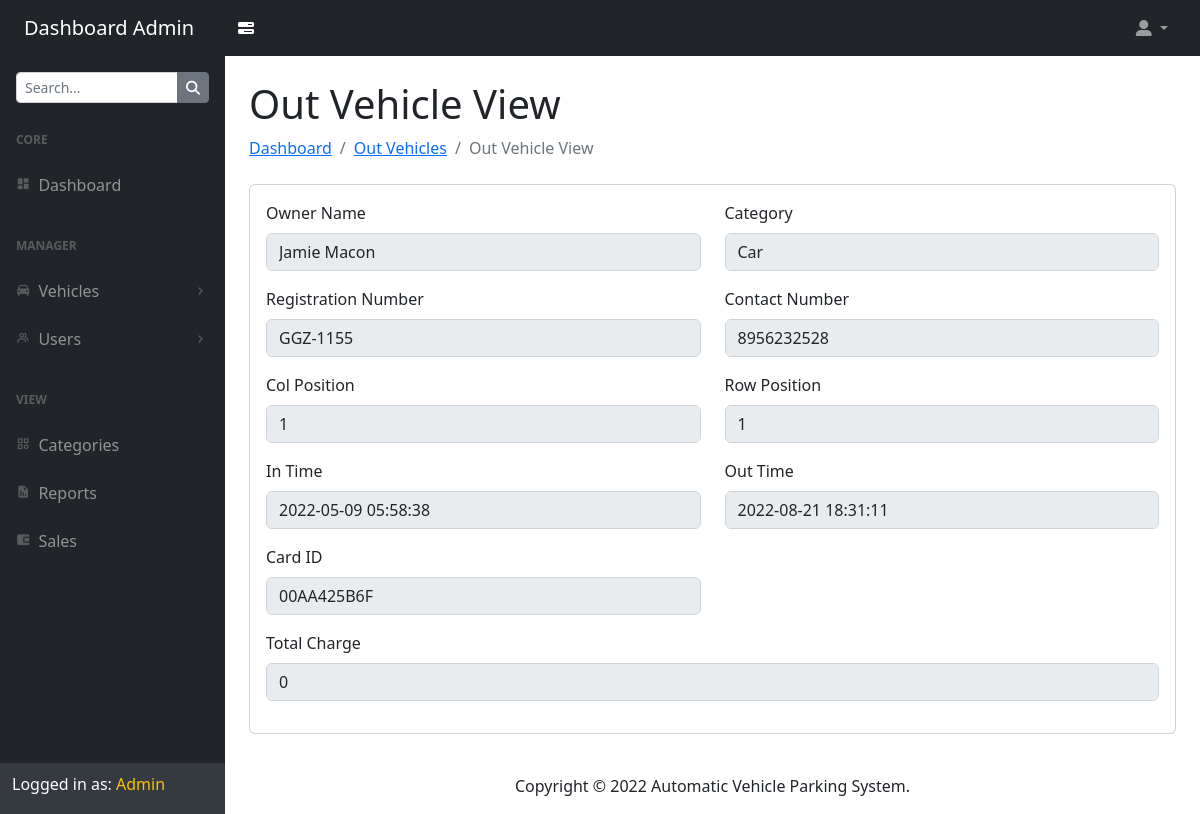
Screenshot of /admin/out-vehicle-view.php?vehicleID=1 (signed in) with the database file from the repository.
### tables this page shows
CREATE TABLE `vehicle_info_tbl` (
  `ID`                  INT(10) UNSIGNED AUTO_INCREMENT,
  `CardID`              VARCHAR(10) NOT NULL DEFAULT '',
  `Category`            VARCHAR(9) NOT NULL DEFAULT 'Car',     
  `RegistrationNumber`  VARCHAR(50) NOT NULL DEFAULT '',
  `OwnerName`           VARCHAR(50) NULL DEFAULT 'Guess',
  `OwnerContactNumber`  VARCHAR(10) NULL DEFAULT 'XXXXXXXXXX',
  `ColPosition`         INT(10) UNSIGNED NOT NULL,
  `RowPosition`         INT(10) UNSIGNED NOT NULL,
  `InTime`              TIMESTAMP DEFAULT CURRENT_TIMESTAMP,
  `OutTime`             TIMESTAMP DEFAULT CURRENT_TIMESTAMP ON UPDATE CURRENT_TIMESTAMP,
  `Charge`              INT(10) UNSIGNED NOT NULL DEFAULT 0,
  `Remark`              VARCHAR(50) NOT NULL DEFAULT '',
  `Status`              VARCHAR(3) NOT NULL DEFAULT 'In',    
  PRIMARY KEY (`ID`)
);

### admin/out-vehicle-view.php (the view, shortened to what this page needs)
<?php
include_once('./assets/includes/db-connection.php');
if (!isset($_SESSION['aid'])) {
    header('location:./logout.php');
}
else {
    if (isset($_GET['vehicleID']))
    {
        $id = mysqli_real_escape_string($conn, $_GET['vehicleID']);
        $col = mysqli_fetch_array(mysqli_query($conn, "SELECT * FROM `vehicle_info_tbl` WHERE `ID` = '$id';"));
?>
<!DOCTYPE html>
<html lang="en">
<head>
    <link rel="stylesheet" href="https://cdn.jsdelivr.net/npm/bootstrap@5.2.0-beta1/dist/css/bootstrap.min.css">
    <link rel="stylesheet" href="https://cdnjs.cloudflare.com/ajax/libs/font-awesome/6.1.1/css/all.min.css" />
    <link href='https://unpkg.com/boxicons@2.1.2/css/boxicons.min.css' rel='stylesheet' />
    <link href="assets/css/styles.css" rel="stylesheet" />
</head>
<body>
    <nav class="sb-topnav navbar navbar-expand navbar-dark bg-dark">
        <a class="navbar-brand ps-3 ps-lg-4" href="./dashboard.php">Dashboard Admin</a>
        <a class="btn text-white me-3" id="sidebarToggle" href="#!">
			<i class="fa-solid fa-bars-progress"></i>
        </a>
        <ul class="navbar-nav ms-auto pe-3 pe-lg-4">
            <li class="nav-item dropdown">
                <a class="nav-link dropdown-toggle" id="navbarDropdown" href="#!" role="button" data-bs-toggle="dropdown" aria-expanded="false">
					<i class="fa-solid fa-user-large"></i>
				</a>
            </li>
        </ul>
    </nav>
    <main id="sidenav">
        <section id="sidenav_nav">
            <nav class="sb-sidenav accordion sb-sidenav-dark" id="sidenavAccordion">
                <form class="mt-3 mx-3">
                    <div class="input-group input-group-sm">
                        <input type="text" class="form-control" placeholder="Search..." autocomplete="off" />
                        <button type="button" class="btn btn-secondary">
                            <i class="fa-solid fa-magnifying-glass"></i>
                        </button>
                    </div>
                </form>
                <div class="sb-sidenav-menu">
                    <div class="nav">
                        <div class="sb-sidenav-menu-heading">Core</div>
                        <a class="nav-link" href="./dashboard.php">
                            <div class="sb-nav-link-icon"><i class='bx bxs-dashboard'></i></div>
                            Dashboard
                        </a>
                        <div class="sb-sidenav-menu-heading">Manager</div>
                        <a class="nav-link collapsed" href="#" data-bs-toggle="collapse" data-bs-target="#collapseVehicles" aria-expanded="false" aria-controls="collapseVehicles">
                            <div class="sb-nav-link-icon"><i class='bx bxs-car'></i></div>
                            Vehicles
                            <div class="sb-sidenav-collapse-arrow"><i class='bx bx-chevron-down'></i></div>
                        </a>
                        <a class="nav-link collapsed" href="#" data-bs-toggle="collapse" data-bs-target="#collapseUsers" aria-expanded="false" aria-controls="collapseUsers">
                            <div class="sb-nav-link-icon"><i class='bx bx-group'></i></div>
                            Users
                            <div class="sb-sidenav-collapse-arrow"><i class='bx bx-chevron-down'></i></div>
                        </a>
                        <div class="sb-sidenav-menu-heading">View</div>
                        <a class="nav-link" href="./categories.php"><div class="sb-nav-link-icon"><i class='bx bx-category'></i></div>Categories</a>
                        <a class="nav-link" href="./reports.php"><div class="sb-nav-link-icon"><i class='bx bxs-report'></i></div>Reports</a>
                        <a class="nav-link" href="./sales.php"><div class="sb-nav-link-icon"><i class='bx bxs-wallet-alt'></i></div>Sales</a>
                    </div>
                </div>
                <div class="sb-sidenav-footer">
                    <h6 class="text-white">Logged in as:<span class="text-warning"> Admin</span></h6>
                </div>
            </nav>
        </section>
        <section id="sidenav_content">
            <header>
                <div class="container-fluid px-4">
                    <h1 class="mt-4">Out Vehicle View</h1>
                    <ol class="breadcrumb mb-4">
                        <li class="breadcrumb-item"><a href="./dashboard.php">Dashboard</a></li>
                        <li class="breadcrumb-item"><a href="./out-vehicles.php">Out Vehicles</a></li>
                        <li class="breadcrumb-item active">Out Vehicle View</li>
                    </ol>
                </div>
            </header>
            <main>
                <div class="container-fluid px-4">
					<div class="card mb-4">
                        <div class="card-body">
                            <form method="post" class="needs-validation" action="code.php" autocomplete="off" novalidate>
                                <div class="row">
                                    <div class="col-sm-6 mb-3">
                                        <label class="form-label" for="name">Owner Name</label>
                                        <input type="text" id="name" class="form-control" name="name" value="<?php echo $col['OwnerName']; ?>" disabled>
                                    </div>
                                    <div class="col-sm-6 mb-3">
                                        <label class="form-label" for="category">Category</label>
                                        <input type="text" id="category" class="form-control" name="category" value="<?php echo $col['Category']; ?>" disabled>
                                    </div>
                                    <div class="col-sm-6 mb-3">
                                        <label class="form-label" for="regNum">Registration Number</label>
                                        <input type="text" id="regNum" class="form-control" name="regNum" value="<?php echo $col['RegistrationNumber']; ?>" disabled>
                                    </div>
                                    <div class="col-sm-6 mb-3">
                                        <label class="form-label" for="phone">Contact Number</label>
                                        <input type="tel" id="phone" class="form-control" name="phone" value="<?php echo $col['OwnerContactNumber']; ?>" disabled>
                                    </div>
                                    <div class="col-sm-6 mb-3">
                                        <label class="form-label" for="regNum">Col Position</label>
                                        <input type="text" id="colPos" class="form-control" name="colPos" value="<?php echo $col['ColPosition']; ?>" disabled>
                                    </div>
                                    <div class="col-sm-6 mb-3">
                                        <label class="form-label" for="regNum">Row Position</label>
                                        <input type="text" id="rowPos" class="form-control" name="rowPos" value="<?php echo $col['RowPosition']; ?>" disabled>
                                    </div>
                                    <div class="col-sm-6 mb-3">
                                        <label class="form-label" for="inTime">In Time</label>
                                        <input type="text" id="inTime" class="form-control" name="inTime" value="<?php echo $col['InTime']; ?>" disabled>
                                    </div>
                                    <div class="col-sm-6 mb-3">
                                        <label class="form-label" for="outTime">Out Time</label>
                                        <input type="text" id="outTime" class="form-control" name="outTime" value="<?php echo $col['OutTime']; ?>" disabled>
                                    </div>
                                    <div class="col-sm-6 mb-3">
                                        <label class="form-label" for="cardID">Card ID</label>
                                        <input type="text" id="cardID" class="form-control" name="cardID" value="<?php echo $col['CardID']; ?>" disabled>
                                    </div>
                                    <div class="col-sm-12 mb-3">
                                        <label class="form-label" for="charge">Total Charge</label>
                                        <input type="text" id="charge" class="form-control" name="charge" value="<?php echo $col['Charge']; ?>" disabled>
                                    </div>
                                </div>
                            </form>
                        </div>
                    </div>
                </div>
            </main>
            <footer>
                <div class="container-fluid text-center px-4">
                    <div class="text-mute py-3">Copyright &copy; 2022 Automatic Vehicle Parking System.</div>
                </div>
            </footer>
        </section>
    </main>
</body>
</html>
<?php
    }
}
?>

### admin/assets/css/styles.css (style rules this page uses)
#sidenav { display: flex; }
#sidenav #sidenav_nav { flex-basis: 225px; flex-shrink: 0; transition: transform 0.15s ease-in-out; z-index: 1038; transform: translateX(-225px); }
#sidenav #sidenav_content { position: relative; display: flex; flex-direction: column; justify-content: space-between; min-width: 0; flex-grow: 1; min-height: calc(100vh - 56px); margin-left: -225px; }
@media (min-width: 992px) { #sidenav #sidenav_nav { transform: translateX(0); } }
@media (min-width: 992px) { #sidenav #sidenav_content { margin-left: 0; transition: margin 0.15s ease-in-out; } }
.sb-topnav { z-index: 1039; }
#sidenav #sidenav_nav { width: 225px; z-index: 1038; }
#sidenav #sidenav_nav .sb-sidenav .sb-sidenav-menu { overflow-y: auto; }
.nav .nav-link .sb-nav-link-icon, .sb-sidenav-menu .nav-link .sb-nav-link-icon { margin-right: 0.5rem; }
.sb-topnav { padding-left: 0; height: 56px; z-index: 1039; }
.sb-topnav .navbar-brand { width: 225px; margin: 0; }
.sb-sidenav { display: flex; flex-direction: column; height: 100%; flex-wrap: nowrap; }
.sb-sidenav .sb-sidenav-menu { flex-grow: 1; }
.sb-sidenav .sb-sidenav-menu .nav { flex-direction: column; flex-wrap: nowrap; }
.sb-sidenav .sb-sidenav-menu .nav .sb-sidenav-menu-heading { padding: 1.75rem 1rem 0.75rem; font-size: 0.75rem; font-weight: bold; text-transform: uppercase; }
.sb-sidenav .sb-sidenav-menu .nav .nav-link { display: flex; align-items: center; padding-top: 0.75rem; padding-bottom: 0.75rem; position: relative; }
.sb-sidenav .sb-sidenav-menu .nav .nav-link .sb-nav-link-icon { font-size: 0.9rem; }
.sb-sidenav .sb-sidenav-menu .nav .nav-link .sb-sidenav-collapse-arrow { display: inline-block; margin-left: auto; transition: transform 0.15s ease; }
.sb-sidenav .sb-sidenav-menu .nav .nav-link.collapsed .sb-sidenav-collapse-arrow { transform: rotate(-90deg); }
.sb-sidenav .sb-sidenav-footer { padding: 0.75rem; flex-shrink: 0; }
.sb-sidenav-dark { background-color: #212529; color: rgba(255, 255, 255, 0.5); }
.sb-sidenav-dark .sb-sidenav-menu .sb-sidenav-menu-heading { color: rgba(255, 255, 255, 0.25); }
.sb-sidenav-dark .sb-sidenav-menu .nav-link { color: rgba(255, 255, 255, 0.5); }
.sb-sidenav-dark .sb-sidenav-menu .nav-link .sb-nav-link-icon { color: rgba(255, 255, 255, 0.25); }
.sb-sidenav-dark .sb-sidenav-menu .nav-link .sb-sidenav-collapse-arrow { color: rgba(255, 255, 255, 0.25); }
.sb-sidenav-dark .sb-sidenav-footer { background-color: #343a40; }

### rows the page displays
vehicle_info_tbl: name "Jamie Macon", category "Car", regNum "GGZ-1155", phone "8956232528", colPos "1", rowPos "1", inTime "2022-05-09 05:58:38", outTime "2022-08-21 18:31:11", cardID "00AA425B6F", charge "0"
